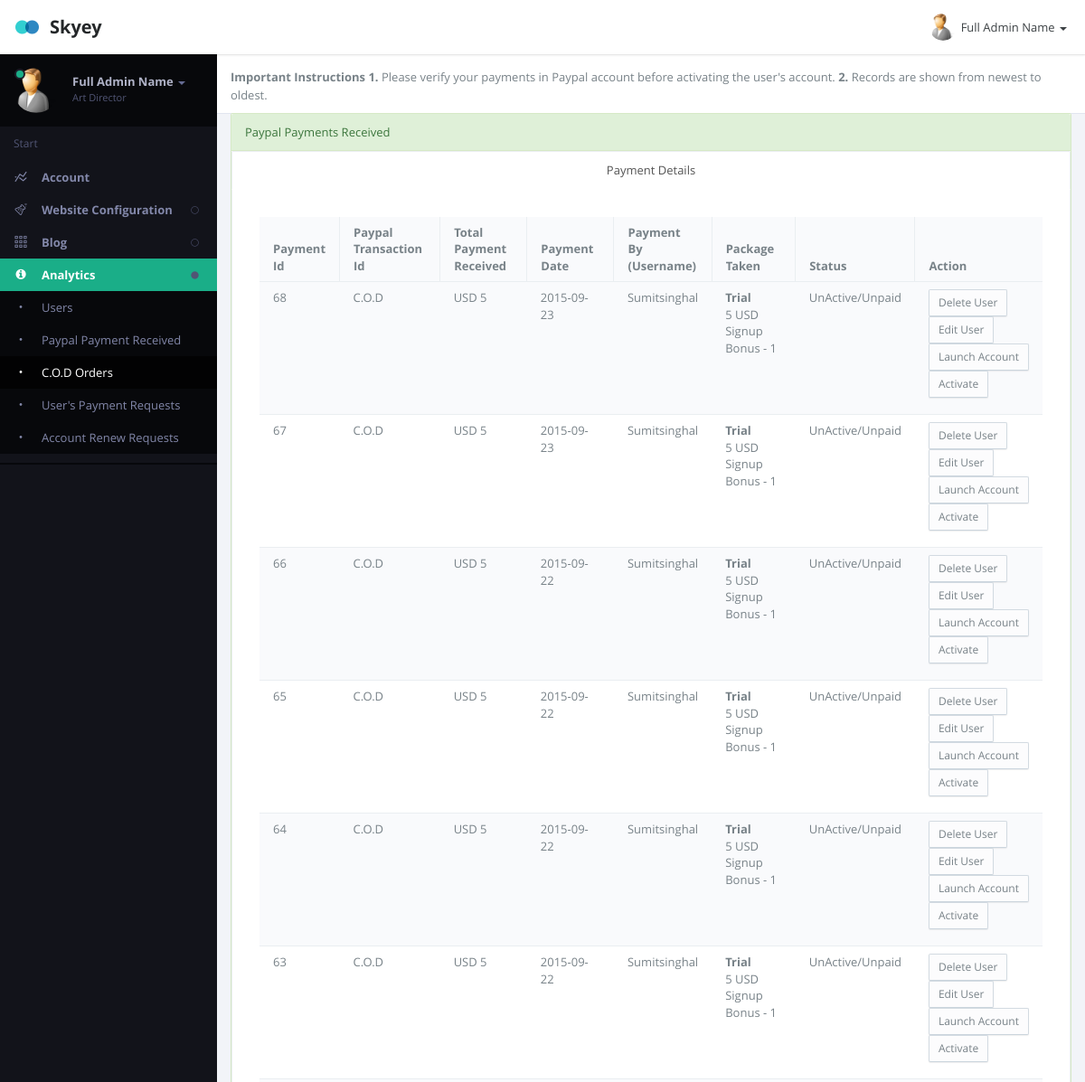
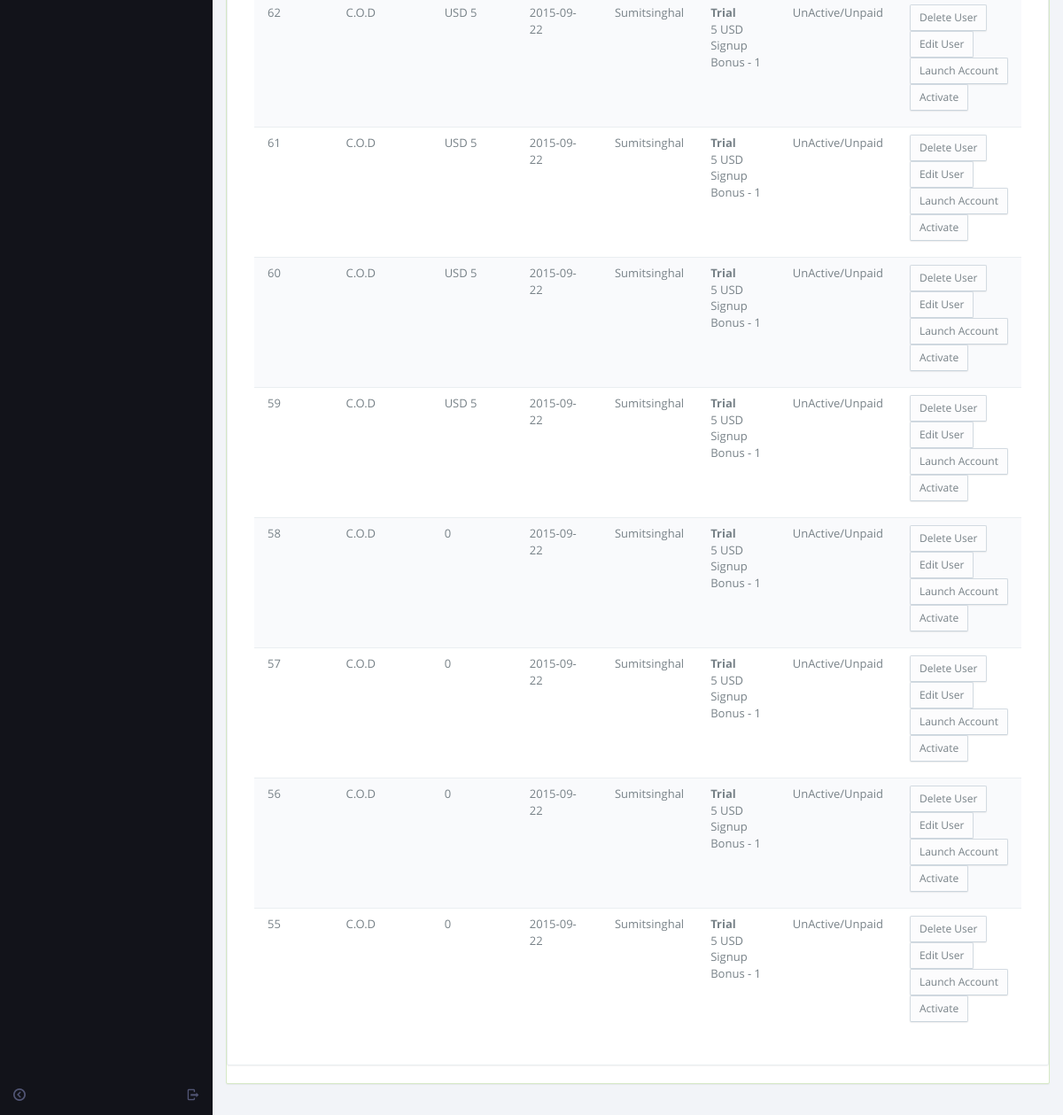
The app's page /User/admin/paymentscod.php (signed in) with its own data (2 pictures, top to bottom).
### tables this page shows
CREATE TABLE IF NOT EXISTS `affiliateuser` (
  `Id` int(11) NOT NULL,
  `username` varchar(15) NOT NULL,
  `password` text NOT NULL,
  `fname` text NOT NULL,
  `address` text NOT NULL,
  `email` text NOT NULL,
  `referedby` varchar(15) NOT NULL DEFAULT 'none',
  `ipaddress` int(10) unsigned NOT NULL,
  `mobile` bigint(10) NOT NULL,
  `active` int(11) NOT NULL,
  `doj` date NOT NULL,
  `country` text NOT NULL,
  `tamount` double NOT NULL DEFAULT '0',
  `payment` varchar(10) NOT NULL,
  `signupcode` text NOT NULL,
  `level` int(1) NOT NULL DEFAULT '2',
  `pcktaken` int(10) NOT NULL DEFAULT '0',
  `launch` int(1) NOT NULL DEFAULT '0',
  `expiry` date NOT NULL DEFAULT '2199-12-31',
  `bankname` varchar(250) NOT NULL DEFAULT 'Not Available',
  `accountname` varchar(250) NOT NULL DEFAULT 'Not Available',
  `accountno` double NOT NULL DEFAULT '0',
  `accounttype` int(11) NOT NULL DEFAULT '0',
  `ifsccode` varchar(100) NOT NULL DEFAULT 'Not Available',
  `getpayment` int(11) NOT NULL DEFAULT '1',
  `renew` int(1) NOT NULL DEFAULT '0'
);

CREATE TABLE IF NOT EXISTS `paypalpayments` (
  `id` int(11) NOT NULL,
  `orderid` int(11) NOT NULL,
  `transacid` text NOT NULL,
  `price` double DEFAULT '0',
  `currency` text NOT NULL,
  `date` date NOT NULL,
  `cod` int(1) NOT NULL DEFAULT '0',
  `renew` int(1) NOT NULL DEFAULT '0',
  `renacid` int(9) NOT NULL COMMENT 'Package choosen at renew time, id of package',
  `pckid` double NOT NULL,
  `gateway` varchar(25) NOT NULL
);

CREATE TABLE IF NOT EXISTS `packages` (
  `id` int(11) NOT NULL,
  `name` text NOT NULL,
  `price` double NOT NULL DEFAULT '0',
  `currency` text NOT NULL,
  `details` text NOT NULL,
  `tax` double NOT NULL DEFAULT '0',
  `mpay` double NOT NULL DEFAULT '0',
  `sbonus` double DEFAULT '0',
  `cdate` date NOT NULL,
  `active` int(1) NOT NULL DEFAULT '1',
  `level1` double NOT NULL DEFAULT '0',
  `level2` double NOT NULL DEFAULT '0',
  `level3` double NOT NULL DEFAULT '0',
  `level4` double NOT NULL DEFAULT '0',
  `level5` double NOT NULL DEFAULT '0',
  `level6` double NOT NULL DEFAULT '0',
  `level7` double NOT NULL DEFAULT '0',
  `level8` double NOT NULL DEFAULT '0',
  `level9` double NOT NULL DEFAULT '0',
  `level10` double NOT NULL DEFAULT '0',
  `level11` double NOT NULL DEFAULT '0',
  `level12` double NOT NULL DEFAULT '0',
  `level13` double NOT NULL DEFAULT '0',
  `level14` double NOT NULL DEFAULT '0',
  `level15` double NOT NULL DEFAULT '0',
  `level16` double NOT NULL DEFAULT '0',
  `level17` double NOT NULL DEFAULT '0',
  `level18` double NOT NULL DEFAULT '0',
  `level19` double NOT NULL DEFAULT '0',
  `level20` double NOT NULL DEFAULT '0',
  `gateway` int(1) NOT NULL DEFAULT '3',
  `validity` int(5) NOT NULL DEFAULT '0'
);

### User/admin/paymentscod.php (the view, shortened to what this page needs)
<?php
include_once ("z_db.php");
?>
<!DOCTYPE html>
<html lang="en" class="app">
<head>
<link rel="stylesheet" href="css/app.v1.css" type="text/css" />
</head>
<body class="">
<section class="vbox">
  <header class="bg-white header header-md navbar navbar-fixed-top-xs box-shadow">
    <div class="navbar-header aside-md dk"> <a href="dashboard.php" class="navbar-brand"><img src="images/logo.png" class="m-r-sm">Skyey</a> </div>
    <ul class="nav navbar-nav navbar-right m-n hidden-xs nav-user user">
      <li class="dropdown"> <a href="#" class="dropdown-toggle" data-toggle="dropdown"> <span class="thumb-sm avatar pull-left"> <img src="images/a0.jpg"> </span> <?php
		  $sql="SELECT fname FROM  affiliateuser WHERE username='".$_SESSION['adminidusername']."'";
		  if ($result = mysqli_query($con, $sql)) {
    while ($row = mysqli_fetch_row($result)) {
        print $row[0];
    }
}
	   ?> <b class="caret"></b> </a>
      </li>
    </ul>
  </header>
  <section>
    <section class="hbox stretch">
      <aside class="bg-black aside-md hidden-print" id="nav">
        <section class="vbox">
          <section class="w-f scrollable">
            <div class="slim-scroll" data-height="auto" data-disable-fade-out="true" data-distance="0" data-size="10px" data-color="#333333">
              <div class="clearfix wrapper dk nav-user hidden-xs">
                <div class="dropdown"> <a href="#" class="dropdown-toggle" data-toggle="dropdown"> <span class="thumb avatar pull-left m-r"> <img src="images/a0.jpg"> <i class="on md b-black"></i> </span> <span class="hidden-nav-xs clear"> <span class="block m-t-xs"> <strong class="font-bold text-lt"><?php
		  $sql="SELECT fname FROM  affiliateuser WHERE username='".$_SESSION['adminidusername']."'";
		  if ($result = mysqli_query($con, $sql)) {
    while ($row = mysqli_fetch_row($result)) {
        print $row[0];
    }
}
	   ?></strong> <b class="caret"></b> </span> <span class="text-muted text-xs block">Art Director</span> </span> </a>
                </div>
              </div>
              <nav class="nav-primary hidden-xs">
                <div class="text-muted text-sm hidden-nav-xs padder m-t-sm m-b-sm">Start</div>
                <ul class="nav nav-main" data-ride="collapse">
                  <li> <a href="#" class="auto"> <i class="i i-statistics icon"> </i> <span class="font-bold">Account</span> </a>
				  </li>
                  <li > <a href="#" class="auto"> <span class="pull-right text-muted"> <i class="i i-circle-sm-o text"></i> <i class="i i-circle-sm text-active"></i> </span> <i class="i i-lab icon"> </i> <span class="font-bold">Website Configuration</span> </a>
                  </li>
                  <li > <a href="#" class="auto"> <span class="pull-right text-muted"> <i class="i i-circle-sm-o text"></i> <i class="i i-circle-sm text-active"></i> </span> <i class="i i-grid2 icon"> </i> <span class="font-bold">Blog</span> </a>
                  </li>
				  <li class="active"  > <a href="#" class="auto"> <span class="pull-right text-muted"> <i class="i i-circle-sm-o text"></i> <i class="i i-circle-sm text-active"></i> </span> <i class="fa fa-info-circle"> </i> <span class="font-bold">Analytics</span> </a>
                    <ul class="nav dk">
                      <li > <a href="users.php" class="auto"><i class="i i-dot"></i> <span>Users</span> </a> </li>
                      <li > <a href="payments.php" class="auto"><i class="i i-dot"></i> <span>Paypal Payment Received </span> </a> </li>
					  <li class="active" > <a href="paymentscod.php" class="auto"><i class="i i-dot"></i> <span>C.O.D Orders </span> </a> </li>
					  <li > <a href="payrequest.php" class="auto"><i class="i i-dot"></i> <span>User's Payment Requests </span> </a> </li>
					  <li > <a href="renewpaymentscod.php" class="auto"><i class="i i-dot"></i> <span>Account Renew Requests </span> </a> </li>
                    </ul>
                  </li>
                </ul>
                <div class="line dk hidden-nav-xs"></div>
              </nav>
            </div>
          </section>
          <footer class="footer hidden-xs no-padder text-center-nav-xs"> <a href="logout.php" data-toggle="ajaxModal" class="btn btn-icon icon-muted btn-inactive pull-right m-l-xs m-r-xs hidden-nav-xs"> <i class="i i-logout"></i> </a> <a href="#nav" data-toggle="class:nav-xs" class="btn btn-icon icon-muted btn-inactive m-l-xs m-r-xs"> <i class="i i-circleleft text"></i> <i class="i i-circleright text-active"></i> </a> </footer>
        </section>
      </aside>
      <section id="content">
        <section class="vbox">
          <header class="header bg-white b-b b-light">
            <p><strong>Important Instructions </strong> <b>1.</b> Please verify your payments in Paypal account before activating the user's account.<b> 2. </b> Records are shown from newest to oldest.</p>
          </header>
          <section class="scrollable wrapper">
            <div class="row">
              <div class="col-sm-12 portlet">
                <section class="panel panel-success portlet-item">
                  <header class="panel-heading"> Paypal Payments Received </header>
                  <section class="panel panel-default">
                  <header class="panel-heading bg-light">
                    <ul class="nav nav-tabs nav-justified">
                      <li class="active"><a href="#home" data-toggle="tab">Payment Details</a></li>
                    </ul>
                  </header>
                  <div class="panel-body">
                    <div class="tab-content">
                      <div class="tab-pane active" id="home">
					  <div class="panel-body">
              <div class="table-responsive">
                <table class="table table-striped m-b-none" data-ride="datatables">
                  <thead>
                    <tr>
                      <th width="10%">Payment Id</th>
					  <th width="15%">Paypal Transaction Id</th>
                      <th width="15%"> Total Payment Received</th>
                      <th width="15%">Payment Date</th>
					  <th width="8%">Payment By (Username)</th>
					  <th width="15%">Package Taken</th>
					  <th width="15%">Status</th>
					  <th width="50%">Action</th>
                    </tr>
                  </thead>
                  <tbody>
				  <?php
				   $q="SELECT * FROM  paypalpayments where cod=1 ORDER BY id DESC";
 $r123 = mysqli_query($con,$q);
while($ro = mysqli_fetch_array($r123))
{
	$pid="$ro[id]";
	$poid="$ro[orderid]";
	$ptransac="$ro[transacid]";
	$ppaypalprice="$ro[price]";
	$pcur="$ro[currency]";
	$pdate="$ro[date]";
 $query="SELECT * FROM  affiliateuser where Id=$poid ";
 $result = mysqli_query($con,$query);
while($row = mysqli_fetch_array($result))
{
	$username="$row[username]";
	$active="$row[active]";
	$pck="$row[pcktaken]";
	$lprofile="$row[launch]";
	if($active==1)
	{
	$status="Active/Paid";
	}
	else if($active==0)
	{
	$status="UnActive/Unpaid";
	}
	else
	{
	$status="Unknown";
	}
	$qu="SELECT * FROM  packages where id = $pck";
 $re = mysqli_query($con,$qu);
while($r = mysqli_fetch_array($re))
{
	$pckname="$r[name]";
	$pckprice="$r[price]";
	$pcktax="$r[tax]";
	$pckcur="$r[currency]";
	$pcksbonus="$r[sbonus]";
  }
	$total=$pckprice+$pcktax;
  print "<tr>
				  <td>
				  $pid
				  </td>
				  <td>
				  $ptransac
				  </td>
				  <td>
				  $pcur $ppaypalprice
				  </td>
				  <td>
				  $pdate
				  </td>
				  <td>
				  $username
				  </td>
				  <td>
				  <b>$pckname </b> <br/> $total $pckcur<br/> Signup Bonus - $pcksbonus
				  </td>
				  <td>
				  $status
				  </td>
				  <td>
				  <a href='deleteuser.php?username=$username' class='btn btn-default btn-sm'>Delete User</a> <br>
				  <a href='updateuser.php?username=$username' class='btn btn-default btn-sm'>Edit User</a> <br/>
				  ";
				 if($lprofile==0)
	{
	print "<a href='launchprofile.php?username=$username' class='btn btn-default btn-sm'>Launch Account</a>";
	}
	if($active==0)
	{
	print "<a href='activateuser.php?username=$username' class='btn btn-default btn-sm'>Activate</a>";
	}
		print"		  </p>
				  </td>
				  </tr>";
  }
  }
  ?>
                  </tbody>
                </table>
              </div>
                  </div>
					  </div>
                    </div>
                  </div>
                </section>
                </section>
              </div>
            </div>
          </section>
        </section>
        <a href="#" class="hide nav-off-screen-block" data-toggle="class:nav-off-screen" data-target="#nav"></a> </section>
    </section>
  </section>
</section>
</body>
</html>

### records on screen
affiliateuser: fname "Full Admin Name"
paypalpayments: id "68", transacid "C.O.D", currency "USD", price "5", date "2015-09-23"
affiliateuser: username "Sumitsinghal", packages.name "Trial", packages.price "5", packages.currency "USD", packages.sbonus "1", active "UnActive/Unpaid"
paypalpayments: id "67", transacid "C.O.D", currency "USD", price "5", date "2015-09-23"
paypalpayments: id "66", transacid "C.O.D", currency "USD", price "5", date "2015-09-22"
paypalpayments: id "65", transacid "C.O.D", currency "USD", price "5", date "2015-09-22"
paypalpayments: id "64", transacid "C.O.D", currency "USD", price "5", date "2015-09-22"
paypalpayments: id "63", transacid "C.O.D", currency "USD", price "5", date "2015-09-22"
paypalpayments: id "62", transacid "C.O.D", currency "USD", price "5", date "2015-09-22"
paypalpayments: id "61", transacid "C.O.D", currency "USD", price "5", date "2015-09-22"
paypalpayments: id "60", transacid "C.O.D", currency "USD", price "5", date "2015-09-22"
paypalpayments: id "59", transacid "C.O.D", currency "USD", price "5", date "2015-09-22"
paypalpayments: id "58", transacid "C.O.D", price "0", date "2015-09-22"
paypalpayments: id "57", transacid "C.O.D", price "0", date "2015-09-22"
paypalpayments: id "56", transacid "C.O.D", price "0", date "2015-09-22"
paypalpayments: id "55", transacid "C.O.D", price "0", date "2015-09-22"
